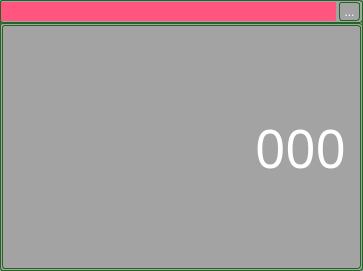
<?xml version="1.0" encoding="UTF-8"?>
<ui version="4.0">
 <class>ChannelWidget</class>
 <widget class="QWidget" name="ChannelWidget">
  <property name="geometry">
   <rect>
    <x>0</x>
    <y>0</y>
    <width>363</width>
    <height>271</height>
   </rect>
  </property>
  <property name="windowTitle">
   <string>Form</string>
  </property>
  <property name="styleSheet">
   <string notr="true">background-color: rgb(163, 163, 163);
font: 12pt &quot;微软雅黑&quot;;
color: rgb(255, 255, 255);
border:1px solid #246424;
border-radius:3px;

</string>
  </property>
  <layout class="QVBoxLayout" name="verticalLayout">
   <property name="spacing">
    <number>0</number>
   </property>
   <property name="leftMargin">
    <number>0</number>
   </property>
   <property name="topMargin">
    <number>0</number>
   </property>
   <property name="rightMargin">
    <number>0</number>
   </property>
   <property name="bottomMargin">
    <number>0</number>
   </property>
   <item>
    <widget class="QWidget" name="widget" native="true">
     <property name="maximumSize">
      <size>
       <width>16777215</width>
       <height>52</height>
      </size>
     </property>
     <property name="styleSheet">
      <string notr="true"/>
     </property>
     <layout class="QHBoxLayout" name="horizontalLayout_3">
      <property name="spacing">
       <number>3</number>
      </property>
      <property name="leftMargin">
       <number>1</number>
      </property>
      <property name="topMargin">
       <number>2</number>
      </property>
      <property name="rightMargin">
       <number>3</number>
      </property>
      <property name="bottomMargin">
       <number>2</number>
      </property>
      <item>
       <widget class="QLabel" name="lblChan">
        <property name="styleSheet">
         <string notr="true">border:0px solid #242424;
border-radius:1px;
background-color: rgb(255, 85, 127);</string>
        </property>
        <property name="text">
         <string/>
        </property>
       </widget>
      </item>
      <item>
       <widget class="QToolButton" name="tbtSet">
        <property name="text">
         <string>...</string>
        </property>
        <property name="icon">
         <iconset>
          <normaloff>:/image/main_config.png</normaloff>:/image/main_config.png</iconset>
        </property>
        <property name="iconSize">
         <size>
          <width>36</width>
          <height>36</height>
         </size>
        </property>
       </widget>
      </item>
     </layout>
    </widget>
   </item>
   <item>
    <widget class="QWidget" name="widgetContext" native="true">
     <property name="styleSheet">
      <string notr="true"/>
     </property>
     <layout class="QVBoxLayout" name="verticalLayout_2">
      <property name="spacing">
       <number>2</number>
      </property>
      <property name="leftMargin">
       <number>2</number>
      </property>
      <property name="topMargin">
       <number>2</number>
      </property>
      <property name="rightMargin">
       <number>2</number>
      </property>
      <property name="bottomMargin">
       <number>2</number>
      </property>
      <item>
       <widget class="QLabel" name="lbl_weight">
        <property name="sizePolicy">
         <sizepolicy hsizetype="Preferred" vsizetype="Expanding">
          <horstretch>0</horstretch>
          <verstretch>0</verstretch>
         </sizepolicy>
        </property>
        <property name="minimumSize">
         <size>
          <width>0</width>
          <height>60</height>
         </size>
        </property>
        <property name="font">
         <font>
          <family>微软雅黑</family>
          <pointsize>40</pointsize>
          <weight>50</weight>
          <italic>false</italic>
          <bold>false</bold>
         </font>
        </property>
        <property name="styleSheet">
         <string notr="true">font: 40pt &quot;微软雅黑&quot;;</string>
        </property>
        <property name="text">
         <string>000</string>
        </property>
        <property name="alignment">
         <set>Qt::AlignRight|Qt::AlignTrailing|Qt::AlignVCenter</set>
        </property>
       </widget>
      </item>
     </layout>
    </widget>
   </item>
  </layout>
 </widget>
 <resources/>
 <connections/>
</ui>
